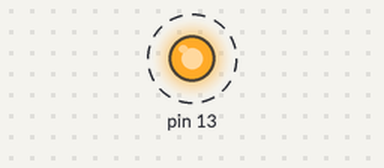
The sketch below on a simulated Arduino Uno, built with avr-gcc and run on an emulated ATmega328P. On the bench: output pins drawn as LEDs (lit = HIGH). Dashed ring = blinking. What the sketch prints to the serial monitor is not drawn.

Above: at 0.5 s.
Timing chart, 0 to 3.7 s (numbered marks = the images above):
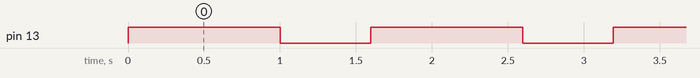

The sketch:

events.test.ino
```cpp
/*DEVICE*SAMPLE*****************************************************************************/
#ifndef OA_EVENT_DEVICE_SAMPLE_BLOCK_H
#define OA_EVENT_DEVICE_SAMPLE_BLOCK_H
//#include <string>

typedef struct DeviceSampleBlockStruct DeviceSampleBlock;

#endif

struct DeviceSampleBlockStruct {
  int freeMemory;
};
/*ENVIRONMENT*SAMPLE************************************************************************/
#ifndef OA_EVENT_ENVIRONMENT_SAMPLE_BLOCK_H
#define OA_EVENT_ENVIRONMENT_SAMPLE_BLOCK_H
//#include <string>

typedef struct EnvironmentSampleBlockStruct EnvironmentSampleBlock;

#endif
struct EnvironmentSampleBlockStruct {
  float roomTemperature;
  float relativeHumidity;
  float atmosphericPressure;
  float altitude;
};
/*WATER*SAMPLE******************************************************************************/
#ifndef OA_EVENT_WATER_SAMPLE_BLOCK_H
#define OA_EVENT_WATER_SAMPLE_BLOCK_H
//#include <string>

typedef struct WaterSampleBlockStruct WaterSampleBlock;

#endif

struct WaterSampleBlockStruct {
  float temperature1;
  float temperature2;
  float totalDissolvedSolids;
  boolean waterLevelLow;
  boolean waterLevelMedium;
  boolean waterLevelHigh;
};
/*HEADER**********************************************************************************/
#ifndef OA_EVENT_HEADER_BLOCK_H
#define OA_EVENT_HEADER_BLOCK_H
//#include <string>

typedef struct HeaderBlockStruct HeaderBlock;

#endif

struct HeaderBlockStruct {
  String type;
  String eventId;
  String triggerTime;
};
/*DEVICE**********************************************************************************/
#ifndef OA_EVENT_DEVICE_BLOCK_H
#define OA_EVENT_DEVICE_BLOCK_H
//#include <string>

typedef struct DeviceBlockStruct DeviceBlock;

#endif
struct DeviceBlockStruct {
  String serialNumber;
  String softwareVersion;
  String hardwareVersion;
};
/*PERIODIC********************************************************************************/
#ifndef OA_EVENT_PERIODIC_H
#define OA_EVENT_PERIODIC_H
typedef struct PeriodicStruct Periodic;

#endif

struct PeriodicStruct {
  HeaderBlock header;
  DeviceBlock device;
  DeviceSampleBlock deviceSample;
  EnvironmentSampleBlock environmentSample;
  WaterSampleBlock waterSample;
};

/*ROLL*CALL*SENSOR*************************************************************************/
#ifndef OA_EVENT_ROLL_CALL_SENSOR_H
#define OA_EVENT_ROLL_CALL_SENSOR_H
//#include <string>

typedef struct RollCallSensorStruct RollCallSensor;

#endif
struct RollCallSensorStruct {
  int id;
  String sensor;
  String address;
  String category;
};
/*ROLL*CALL*SENSOR*************************************************************************/
#ifndef OA_EVENT_ROLL_CALL_DATA_BLOCK_H
#define OA_EVENT_ROLL_CALL_DATA_BLOCK_H
typedef struct RollCallDataBlockStruct RollCallDataBlock;

#endif
struct RollCallDataBlockStruct {
  RollCallSensor sensors[10];
};
/*****************************************************************************************/


/*****************************************************************************************/
DeviceSampleBlock deviceSample1;
void deviceSampleTest()
{
  Serial.println("TEST - Device Sample");

  deviceSample1.freeMemory = 127;

  Serial.println(deviceSample1.freeMemory);

  Serial.println("TEST - Device Sample - PASS");
}
/*****************************************************************************************/
EnvironmentSampleBlock environmentSample1;
void environmentSampleTest()
{
  Serial.println("TEST - Environment Sample");

  environmentSample1.roomTemperature = 28;
  environmentSample1.relativeHumidity = 80;
  environmentSample1.atmosphericPressure = 67;
  environmentSample1.altitude = 140;

  Serial.println(environmentSample1.roomTemperature);
  Serial.println(environmentSample1.relativeHumidity);
  Serial.println(environmentSample1.atmosphericPressure);
  Serial.println(environmentSample1.altitude);

  Serial.println("TEST - Environment Sample - PASS");
}
/*****************************************************************************************/
WaterSampleBlock waterSample1;
void waterSampleTest()
{
  Serial.println("TEST - Water Sample");

  waterSample1.temperature1 = 24.5;
  waterSample1.temperature2 = 25;
  waterSample1.totalDissolvedSolids = 250.1;
  waterSample1.waterLevelLow = false;
  waterSample1.waterLevelMedium = false;
  waterSample1.waterLevelHigh = true;

  Serial.println(waterSample1.temperature1);
  Serial.println(waterSample1.temperature2);
  Serial.println(waterSample1.totalDissolvedSolids);
  Serial.println(waterSample1.waterLevelLow);
  Serial.println(waterSample1.waterLevelMedium);
  Serial.println(waterSample1.waterLevelHigh);

  Serial.println("TEST - Water Sample - PASS");
}
/*****************************************************************************************/
HeaderBlock header1;
void headerTest()
{
  Serial.println("TEST - Header");

  header1.type = "PERIODIC/DISCOVERY";
  header1.eventId = "383c44a4-adf7-4831-a4f5-f4019087e8db";
  header1.triggerTime = "2020-11-29T03:48:31.218Z";

  Serial.println(header1.type);
  Serial.println(header1.eventId);
  Serial.println(header1.triggerTime);

  Serial.println("TEST - Header - PASS");
}
/*****************************************************************************************/
DeviceBlock device1;
void deviceTest()
{
  Serial.println("TEST - Device");

  device1.serialNumber = "A123";
  device1.softwareVersion = "1.0.0";
  device1.hardwareVersion = "1.1.0";

  Serial.println(device1.serialNumber);
  Serial.println(device1.softwareVersion);
  Serial.println(device1.hardwareVersion);

  Serial.println("TEST - Device - PASS");
}
/*****************************************************************************************/
Periodic periodic1;
void periodicTest()
{
  Serial.println("TEST - Periodic");

  periodic1.header = header1;
  periodic1.device = device1;
  periodic1.deviceSample = deviceSample1;
  periodic1.environmentSample = environmentSample1;
  periodic1.waterSample = waterSample1;

  Serial.println(periodic1.header.triggerTime);
  Serial.println(periodic1.device.softwareVersion);
  Serial.println(periodic1.deviceSample.freeMemory);
  Serial.println(periodic1.environmentSample.altitude);
  Serial.println(periodic1.waterSample.waterLevelHigh);

  Serial.println("TEST - Periodic - PASS");
}
/*****************************************************************************************/
RollCallSensor rollCallSensor1;
void rollCallSensorTest()
{
  Serial.println("TEST - Roll Call Sensor");

  rollCallSensor1.id = 20000014;
  rollCallSensor1.sensor = "ESP";
  rollCallSensor1.address = "D1";
  rollCallSensor1.category = "environment";

  Serial.println(rollCallSensor1.id);
  Serial.println(rollCallSensor1.sensor);
  Serial.println(rollCallSensor1.address);
  Serial.println(rollCallSensor1.category);

  Serial.println("TEST - Roll Call Sensor - PASS");
}
/*****************************************************************************************/
RollCallDataBlock rollCallData1;
void rollCallDataTest()
{
  Serial.println("TEST - Roll Call Data");

  rollCallData1.sensors[0] = rollCallSensor1;

  Serial.println(rollCallData1.sensors[0].sensor);

  Serial.println("TEST - Roll Call Data - PASS");
}
/*****************************************************************************************/
void setup()
{
  pinMode(13, OUTPUT);
  Serial.begin(9600);
}

void loop()
{
/*****************************************************************************************/
  digitalWrite(13, HIGH);
  delay(1000);
  digitalWrite(13, LOW);
/*****************************************************************************************/
  waterSampleTest();
  deviceSampleTest();
  environmentSampleTest();
  headerTest();
  deviceTest();
  periodicTest();
  rollCallSensorTest();
  rollCallDataTest();
}
```

Measured:
- by itself, pin 13: alternates HIGH for 1.0 s and LOW for 0.60 s
